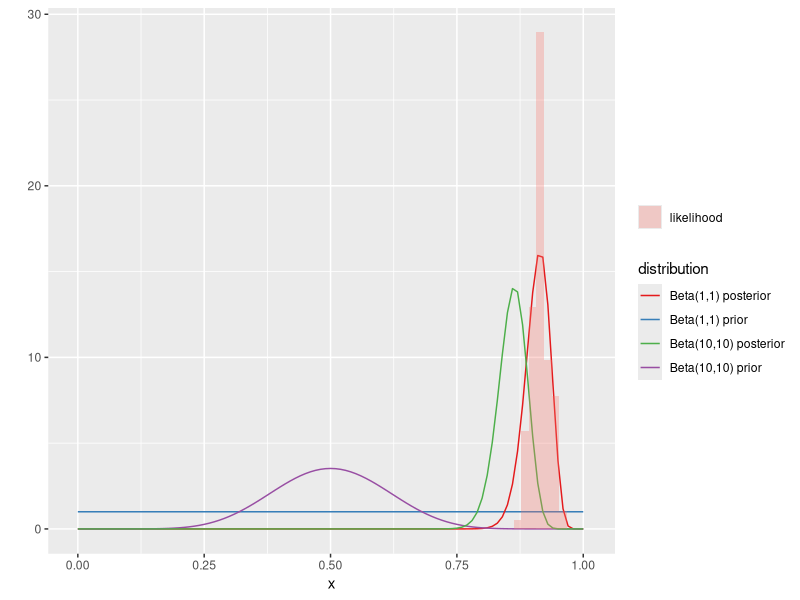

The R source for this figure:
## ---- chunk 1
knitr::opts_chunk$set(echo = TRUE)
## ---- chunk 2
y <- 118 # number of successes in data set
n <- 129
# mean
p <- y/n; round(p,3)
# CI
round(p - qnorm(0.975)*sqrt(p*(1-p)/n),3) ; round(p + qnorm(0.975)*sqrt(p*(1-p)/n),3)
## ---- chunk 3
# Use uniform prior, thus Beta(1,1)
a <- b <- 1
# mean
round((a+y)/(a+b+n), 3)
# Bayes quantile-based CI:
round(qbeta(c(0.025,0.975), y+a, n-y+b),3)
## ---- chunk 4
library(tidyverse)
p1 <- ggplot(data = tibble(x = seq(0, 1, by = 0.001)), aes(x)) +
  stat_function(fun = dbeta, args = list(shape1 = 1, shape2 = 1), aes(color = "Beta(1,1) prior")) + 
  stat_function(fun = dbeta, args = list(shape1 = y+1, shape2 = n-y+1), aes(color = "Beta(1,1) posterior")) + 
    stat_function(fun = dbeta, args = list(shape1 = 10, shape2 = 10), aes(color = "Beta(10,10) prior")) + 
  stat_function(fun = dbeta, args = list(shape1 = y+10, shape2 = n-y+10), aes(color = "Beta(10,10) posterior")) + 
  geom_histogram(data = tibble(x = rbinom(n*2, n = n, p)/(n*2)), aes(x = x, y = ..density.., fill = 'likelihood'), alpha = 0.3, binwidth = 0.015)+
  ylab("") +
  scale_color_brewer(palette = "Set1", name = "distribution")+
  scale_fill_discrete(name = "")
p1
